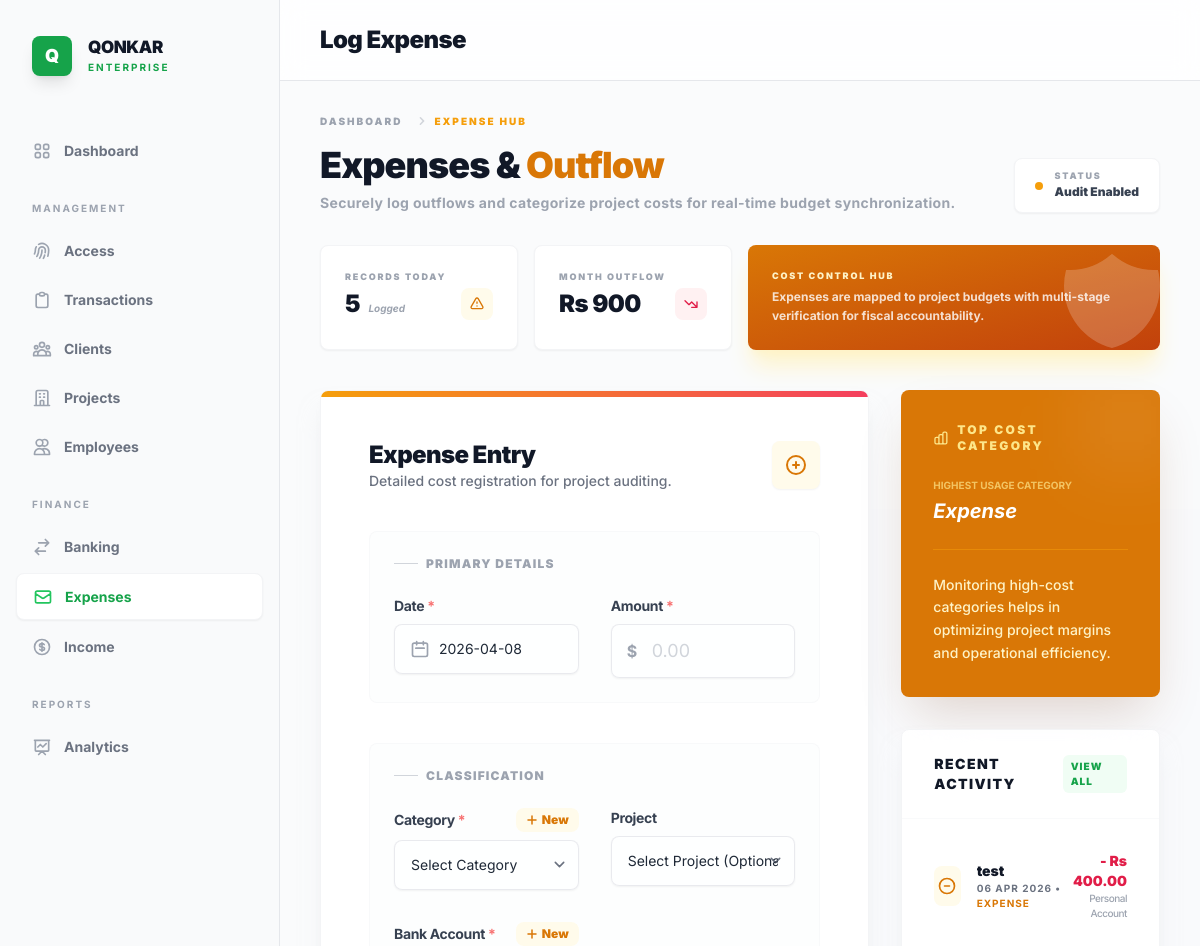
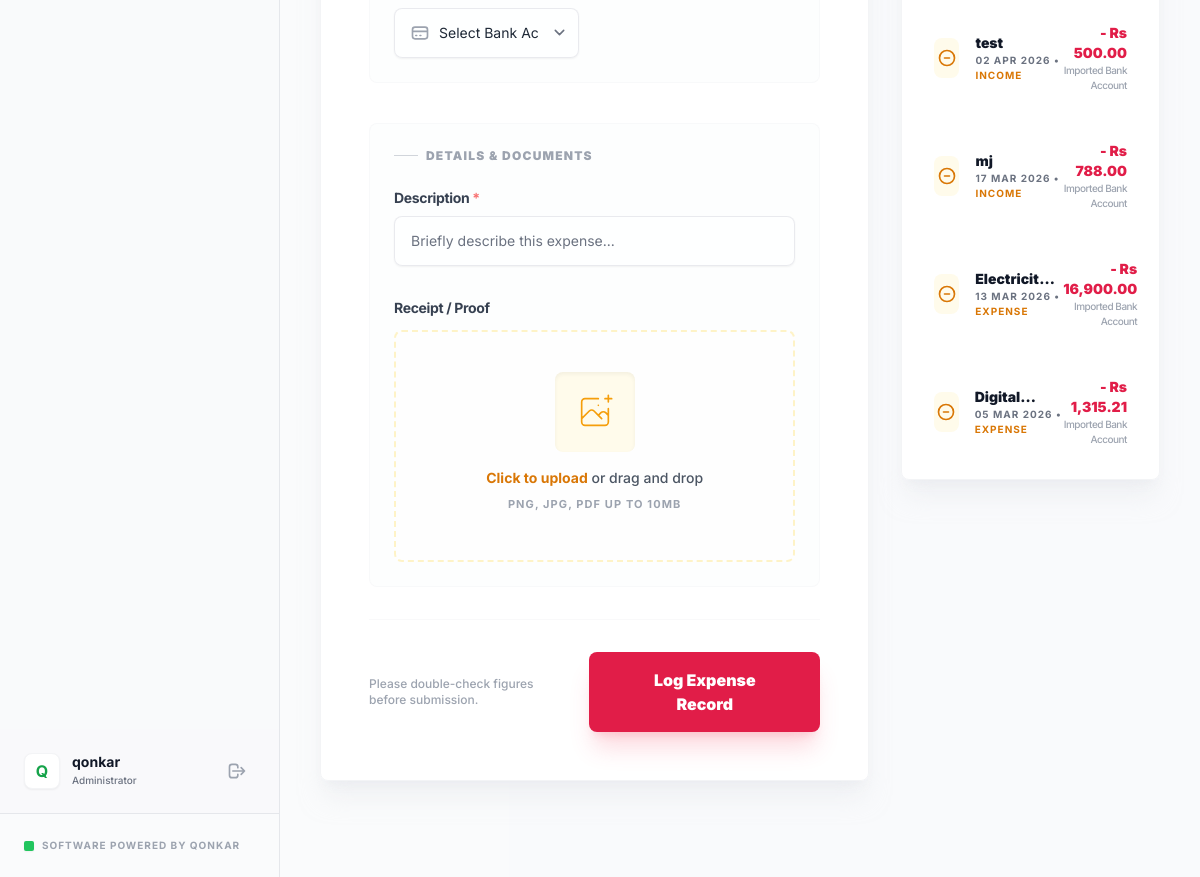
Page /core/expense/ (signed in) on the earlier database version (2 pictures, top to bottom).
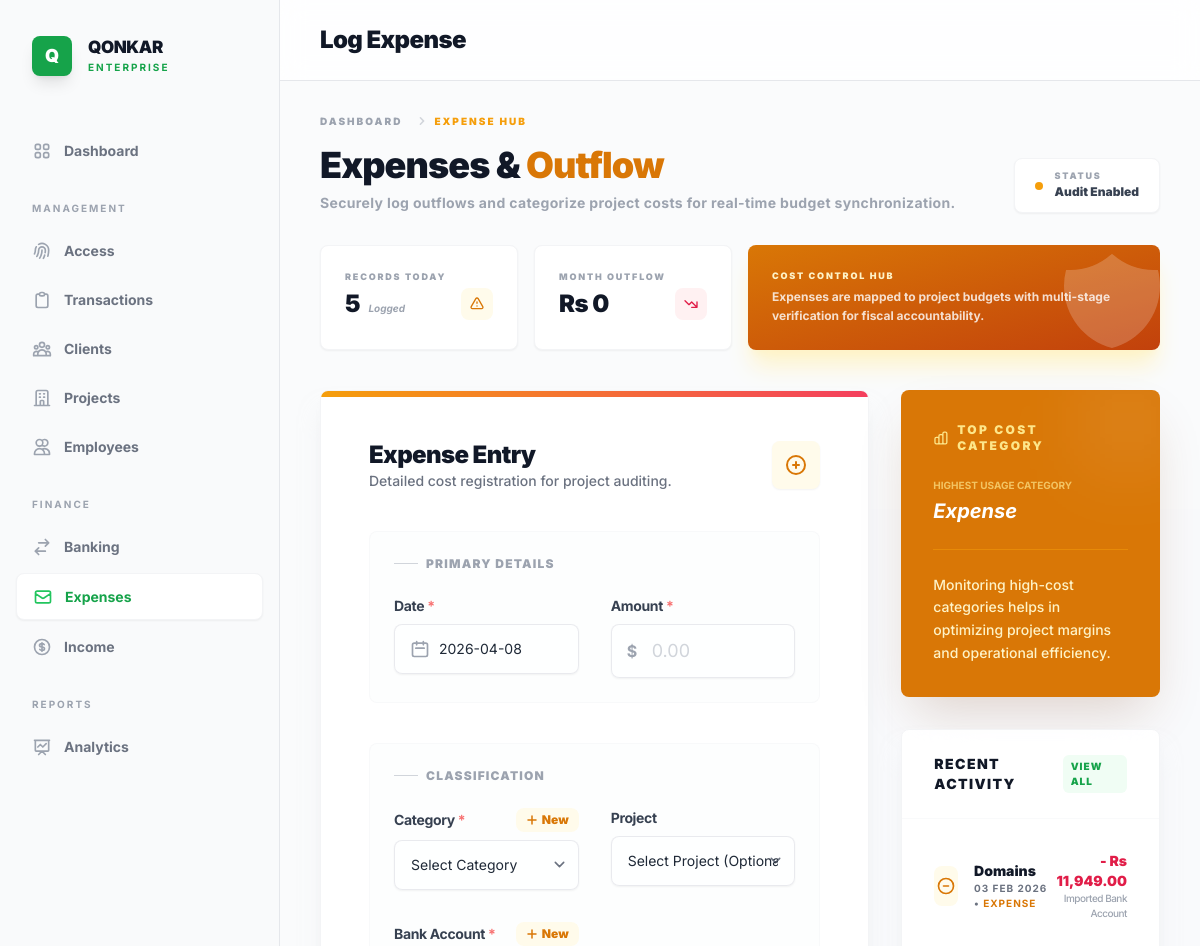
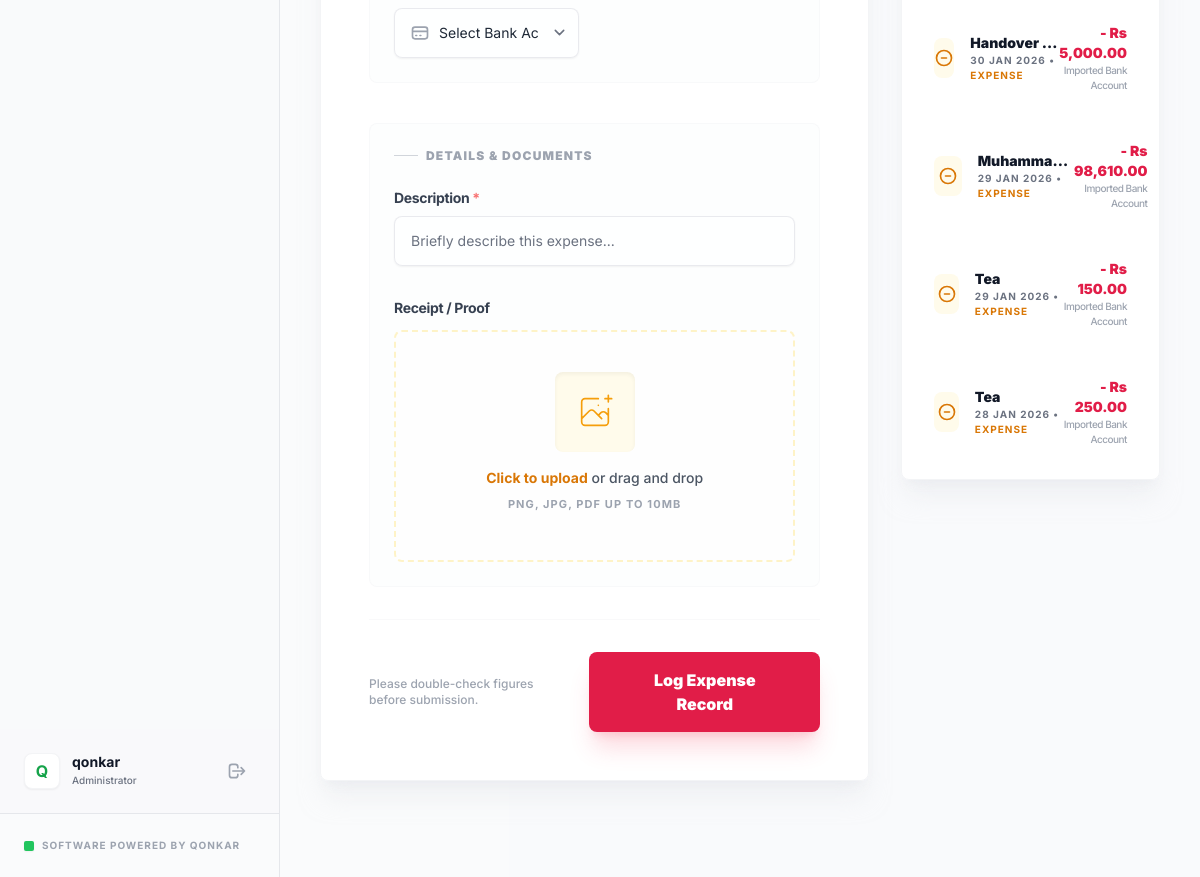
Same page on the later database version (2 pictures, top to bottom).
### core/models.py (models this page shows, shortened)
class Transaction(models.Model):
    date = models.DateField()
    description = models.CharField(max_length=500)
    reference = models.CharField(max_length=100, blank=True, help_text="e.g. Invoice #, Transfer ID")
    project = models.ForeignKey(Project, on_delete=models.SET_NULL, null=True, blank=True, related_name='transactions')
    receipt = models.FileField(upload_to='receipts/%Y/%m/%d/', null=True, blank=True)
    custom_fields = models.JSONField(blank=True, default=dict)
    currency = models.ForeignKey(Currency, on_delete=models.PROTECT, related_name='transactions', null=True)
    created_at = models.DateTimeField(auto_now_add=True)
    created_by = models.ForeignKey(settings.AUTH_USER_MODEL, on_delete=models.SET_NULL, null=True)
    def get_category_name(self):
        category_entry = self.entries.filter(
            account__account_type__in=[AccountType.REVENUE, AccountType.EXPENSE, AccountType.EQUITY]
        ).first()
        return category_entry.account.name if category_entry else "General"
    def get_bank_account_name(self):
        bank_entry = self.entries.filter(
            account__account_type=AccountType.ASSET,
            account__bank_detail__isnull=False
        ).first()
        return bank_entry.account.bank_detail.bank_name if bank_entry else "N/A"
    def get_total_amount(self):
        entry = self.entries.filter(
            account__account_type__in=[AccountType.REVENUE, AccountType.EXPENSE, AccountType.EQUITY]
        ).first()
        if not entry:
            entry = self.entries.first()
        return entry.amount if entry else Decimal('0.00')

class LedgerEntry(models.Model):
    DR = 'DR'
    CR = 'CR'
    ENTRY_TYPE_CHOICES = [(DR, 'Debit'), (CR, 'Credit')]
    transaction = models.ForeignKey(Transaction, on_delete=models.CASCADE, related_name='entries')
    account = models.ForeignKey(Account, on_delete=models.PROTECT, related_name='ledger_entries')
    entry_type = models.CharField(max_length=2, choices=ENTRY_TYPE_CHOICES)
    amount = models.DecimalField(max_digits=19, decimal_places=4)
    exchange_rate = models.DecimalField(max_digits=10, decimal_places=6, default=Decimal('1.000000'), help_text="Rate to base currency")
    objects = LedgerEntryManager()

class Account(models.Model):
    name = models.CharField(max_length=255)
    account_type = models.CharField(max_length=20, choices=AccountType.choices)
    currency = models.ForeignKey(Currency, on_delete=models.PROTECT)
    is_active = models.BooleanField(default=True)

class BankAccount(models.Model):
    ledger_account = models.OneToOneField(Account, on_delete=models.PROTECT, related_name='bank_detail')
    bank_name = models.CharField(max_length=255)
    account_number = models.CharField(max_length=100, blank=True)
    is_active = models.BooleanField(default=True)
    objects = BankAccountManager()
    def __str__(self):
        account_last_4 = f" - ****{self.account_number[-4:]}" if self.account_number else ""
        return f"{self.bank_name}{account_last_4}"

### core/views.py (the view)
# urls.py: path('expense/', views.expense_view, name='expense'),
@login_required
def expense_view(request):
    if not request.user.is_superuser and not getattr(request.user.permissions, 'can_manage_expense', False):
        return HttpResponseForbidden("You do not have permission to access the Expense page.")
    if request.method == 'POST':
        form = ExpenseForm(request.POST, request.FILES, user=request.user)
        if form.is_valid():
            data = form.cleaned_data
            from django.db import transaction
            with transaction.atomic():
                bank_acc = data['bank_account']
                currency = bank_acc.ledger_account.currency
                txn = Transaction.objects.create(
                    date=data['date'],
                    description=data['description'],
                    reference="Direct Expense",
                    project=data.get('project'),
                    receipt=data.get('receipt'),
                    currency=currency,
                    created_by=request.user
                )
                exchange_rate = Decimal('1.000000')
                if currency and not currency.is_base:
                    exchange_rate = currency.rate_to_pkr
                LedgerEntry.objects.create(
                    transaction=txn,
                    account=data['bank_account'].ledger_account,
                    entry_type=LedgerEntry.CR,
                    amount=data['amount'],
                    exchange_rate=exchange_rate
                )
                LedgerEntry.objects.create(
                    transaction=txn,
                    account=data['expense_category'],
                    entry_type=LedgerEntry.DR,
                    amount=data['amount'],
                    exchange_rate=exchange_rate
                )
            if request.headers.get('HX-Request'):
                recent_expenses = Transaction.objects.filter(
                    entries__account__account_type=AccountType.EXPENSE
                )
                if not request.user.is_superuser:
                    recent_expenses = recent_expenses.filter(
                        Q(created_by=request.user) |
                        Q(entries__account__bank_detail__expensemanageraccess__user=request.user)
                    ).distinct()
                recent_expenses = recent_expenses.prefetch_related('entries__account', 'project', 'entries__account__bank_detail').order_by('-date', '-created_at')[:5]
                from django.utils import timezone
                now = timezone.now()
                month_start = now.replace(day=1, hour=0, minute=0, second=0, microsecond=0)
                monthly_expenses_qs = LedgerEntry.objects.filter(
                    account__account_type=AccountType.EXPENSE,
                    transaction__date__gte=month_start
                )
                if not request.user.is_superuser:
                    monthly_expenses_qs = monthly_expenses_qs.filter(transaction__created_by=request.user)
                monthly_expenses = monthly_expenses_qs.aggregate(total=Sum('amount'))['total'] or Decimal('0.00')
                return render(request, 'core/partials/expense_success.html', {
                    'transaction': txn,
                    'recent_expenses': recent_expenses,
                    'monthly_expenses': monthly_expenses
                })
            return redirect('core:expense')
    else:
        initial_data = {}
        if request.GET.get('project'):
            initial_data['project'] = request.GET.get('project')
        form = ExpenseForm(initial=initial_data, user=request.user)
    expense_categories = Account.objects.filter(account_type=AccountType.EXPENSE, is_active=True).annotate(usage=Count('ledger_entries')).order_by('-usage').values_list('name', flat=True).distinct()
    recent_expenses = Transaction.objects.filter(
        entries__account__account_type=AccountType.EXPENSE
    )
    if not request.user.is_superuser:
        recent_expenses = recent_expenses.filter(
            Q(created_by=request.user) |
            Q(entries__account__bank_detail__expensemanageraccess__user=request.user)
        ).distinct()
    recent_expenses = recent_expenses.prefetch_related('entries__account', 'project', 'entries__account__bank_detail').order_by('-date', '-created_at')[:5]
    from django.utils import timezone
    now = timezone.now()
    month_start = now.replace(day=1, hour=0, minute=0, second=0, microsecond=0)
    monthly_expenses_qs = LedgerEntry.objects.filter(
        account__account_type=AccountType.EXPENSE,
        transaction__date__gte=month_start
    )
    if not request.user.is_superuser:
        monthly_expenses_qs = monthly_expenses_qs.filter(transaction__created_by=request.user)
    monthly_expenses = monthly_expenses_qs.aggregate(total=Sum('amount'))['total'] or Decimal('0.00')
    context = {
        'form': form,
        'expense_categories': expense_categories,
        'recent_expenses': recent_expenses,
        'monthly_expenses': monthly_expenses
    }
    if request.headers.get('HX-Request'):
        return render(request, 'core/partials/expense_form.html', context)
    return render(request, 'core/expense_page.html', context)

### core/forms.py (called while the page is built)
    def label_from_instance(self, obj):
        return obj.name

### core/models.py (called while the page is built)
    def __str__(self):
        return f"{self.name} ({self.client.name})"

### core/templates/core/expense_page.html (shortened to what the changed rows need)
{% extends 'core/base.html' %}
{% load humanize %}
{% block header_title %}
Log Expense
{% endblock %}
{% block content %}
<div class="space-y-10 animate-in fade-in slide-in-from-bottom-6 duration-1000">
    <div class="mb-10">
        <div class="flex flex-col lg:flex-row lg:items-end lg:justify-between gap-6">
            <div class="flex-1">
                <h1 class="text-4xl font-black text-gray-900 tracking-tight mb-2">Expenses & <span class="text-amber-600">Outflow</span></h1>
            </div>
        </div>
        <div class="grid grid-cols-1 sm:grid-cols-2 lg:grid-cols-4 gap-4 mt-8">
            <div class="bg-white rounded-lg border border-gray-100 p-6 flex flex-col shadow-sm">
                <div class="flex items-end justify-between">
                    <div>
                        <span id="expense-month-total" class="text-2xl font-black text-gray-900 tracking-tight">Rs {{ monthly_expenses|floatformat:0|intcomma }}</span>
                    </div>
                </div>
            </div>
        </div>
    </div>
    <div class="grid grid-cols-1 lg:grid-cols-3 gap-8">
        <div class="lg:col-span-2 space-y-8">
            <div class="bg-white/90 backdrop-blur-2xl shadow-xl shadow-gray-200/50 rounded-lg border border-gray-100 overflow-hidden relative group transition-all">
                <div class="p-8 md:p-12">
                    <div class="flex items-center justify-between mb-10">
                        <div>
                            <h2 class="text-2xl font-black text-gray-900 tracking-tight">Expense Entry</h2>
                        </div>
                    </div>
                </div>
            </div>
        </div>
        <div class="space-y-8">
            <div class="bg-white/90 backdrop-blur-2xl shadow-xl shadow-gray-200/50 rounded-lg border border-gray-100 overflow-hidden">
                <div class="p-2" id="recent-expense-list">
                    {% for txn in recent_expenses %}
                    <div class="p-6 hover:bg-gray-50 transition-all rounded-lg flex items-center justify-between group">
                        <div class="flex items-center space-x-4">
                            <div class="h-10 w-10 bg-amber-50 group-hover:bg-amber-100 rounded-lg flex items-center justify-center text-amber-600 transition-colors">
                                <svg class="h-5 w-5" fill="none" viewBox="0 0 24 24" stroke="currentColor">
                                    <path stroke-linecap="round" stroke-linejoin="round" stroke-width="2" d="M15 12H9m12 0a9 9 0 11-18 0 9 9 0 0118 0z" />
                                </svg>
                            </div>
                            <div>
                                <p class="text-sm font-black text-gray-900 line-clamp-1">{{ txn.description }}</p>
                                <p class="text-[10px] text-gray-500 font-bold uppercase tracking-widest">
                                    {{ txn.date|date:"d M Y" }} •
                                    <span class="text-amber-600">{{ txn.get_category_name }}</span>
                                </p>
                            </div>
                        </div>
                        <div class="text-right">
                            <p class="text-sm font-black text-rose-600">- Rs {{ txn.get_total_amount|floatformat:2|intcomma }}</p>
                            <p class="text-[10px] text-gray-400 font-medium tracking-tighter">{{ txn.get_bank_account_name }}</p>
                        </div>
                    </div>
                    {% endfor %}
                </div>
            </div>
        </div>
    </div>
</div>
{% endblock %}

Differences in the rows shown:
removed Transaction: description "test", date "06 APR 2026", get_category_name "EXPENSE", get_total_amount "400.00", get_bank_account_name "Personal Account"
removed Transaction: description "test", date "02 APR 2026", get_category_name "INCOME", get_total_amount "500.00", get_bank_account_name "Imported Bank Account"
removed Transaction: description "mj", date "17 MAR 2026", get_category_name "INCOME", get_total_amount "788.00", get_bank_account_name "Imported Bank Account"
removed Transaction: date "13 MAR 2026", get_category_name "EXPENSE", get_total_amount "16,900.00", get_bank_account_name "Imported Bank Account"
removed Transaction: date "05 MAR 2026", get_category_name "EXPENSE", get_total_amount "1,315.21", get_bank_account_name "Imported Bank Account"
now on this page (row unchanged): Transaction: description "Domains", date "03 FEB 2026", get_category_name "EXPENSE", get_total_amount "11,949.00", get_bank_account_name "Imported Bank Account"
now on this page (row unchanged): Transaction: description "Handover…", date "30 JAN 2026", get_category_name "EXPENSE", get_total_amount "5,000.00", get_bank_account_name "Imported Bank Account"
now on this page (row unchanged): Transaction: date "29 JAN 2026", get_category_name "EXPENSE", get_total_amount "98,610.00", get_bank_account_name "Imported Bank Account"
now on this page (row unchanged): Transaction: description "Tea", date "29 JAN 2026", get_category_name "EXPENSE", get_total_amount "150.00", get_bank_account_name "Imported Bank Account"
now on this page (row unchanged): Transaction: description "Tea", date "28 JAN 2026", get_category_name "EXPENSE", get_total_amount "250.00", get_bank_account_name "Imported Bank Account"
Other differences:
{{ monthly_expenses|floatformat:0|intcomma }}: "900" → "0"
